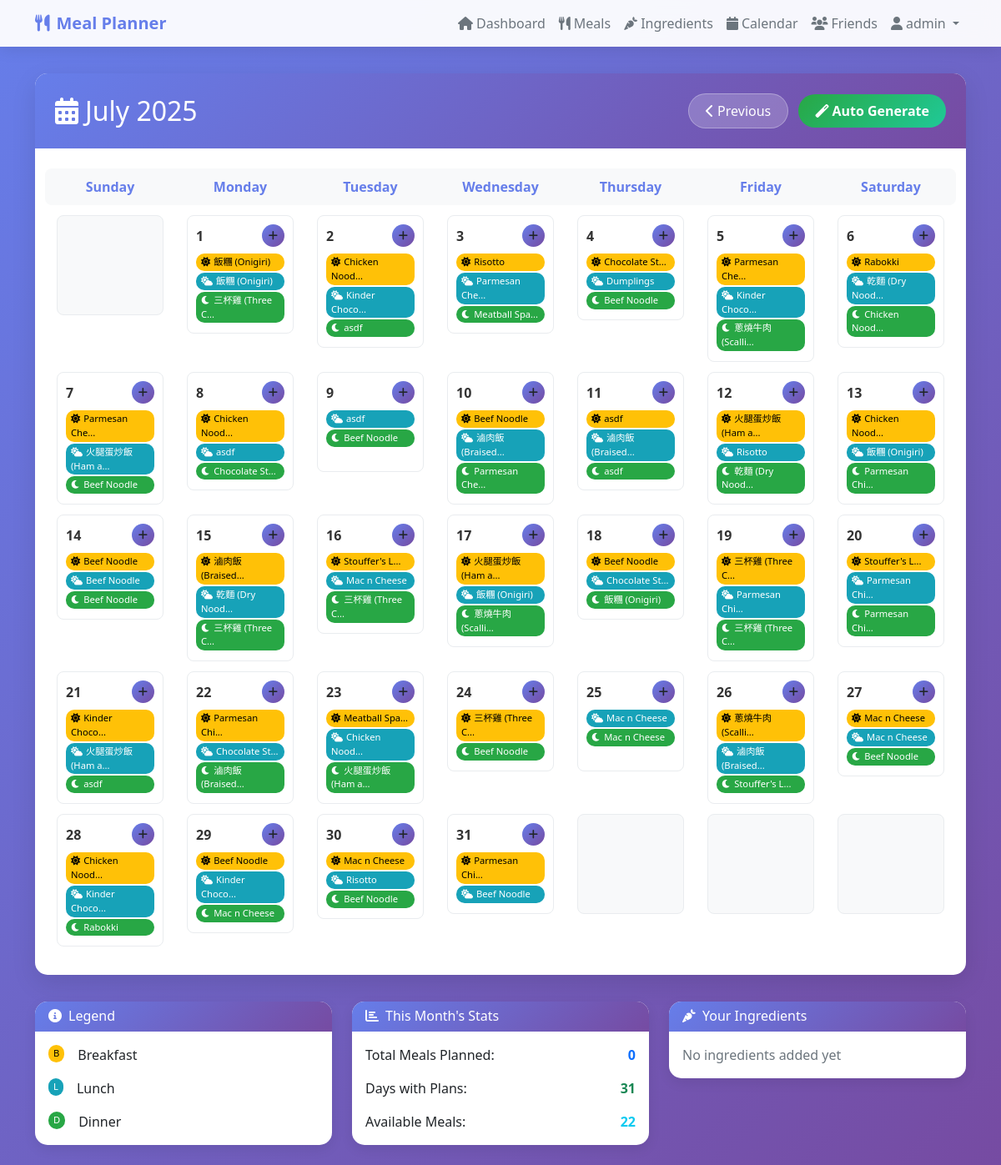
The app's page /calendar (signed in) with its own data.
### tables this page shows
CREATE TABLE meals (
            id INTEGER PRIMARY KEY AUTOINCREMENT,
            name TEXT NOT NULL,
            ingredients TEXT NOT NULL,
            instructions TEXT,
            prep_time INTEGER,
            cook_time INTEGER,
            servings INTEGER,
            category TEXT,
            created_at TIMESTAMP DEFAULT CURRENT_TIMESTAMP
        , user_id INTEGER, is_community BOOLEAN DEFAULT FALSE);

### planner.py (the view)
    def decorated_function(*args, **kwargs):
        if 'user_id' not in session:
            return redirect(url_for('login'))
        return f(*args, **kwargs)

### planner.py (called while the page is built)
def login_required(f):
    def decorated_function(*args, **kwargs):
        if 'user_id' not in session:
            return redirect(url_for('login'))
        return f(*args, **kwargs)
    decorated_function.__name__ = f.__name__
    return decorated_function

### templates/calendar.html (shortened to what this page needs)
<!DOCTYPE html>
<html lang="en">
<head>
    <link href="https://cdn.jsdelivr.net/npm/bootstrap@5.1.3/dist/css/bootstrap.min.css" rel="stylesheet">
    <link href="https://cdnjs.cloudflare.com/ajax/libs/font-awesome/6.0.0/css/all.min.css" rel="stylesheet">
</head>
<body>
    <nav class="navbar navbar-expand-lg navbar-light">
        <div class="container">
            <a class="navbar-brand" href="{{ url_for('dashboard') }}">
                <i class="fas fa-utensils me-2"></i>Meal Planner
            </a>
            <div class="collapse navbar-collapse" id="navbarNav">
                <ul class="navbar-nav ms-auto">
                    <li class="nav-item">
                        <a class="nav-link" href="{{ url_for('dashboard') }}">
                            <i class="fas fa-home me-1"></i>Dashboard
                        </a>
                    </li>
                    <li class="nav-item">
                        <a class="nav-link" href="{{ url_for('meals') }}">
                            <i class="fas fa-utensils me-1"></i>Meals
                        </a>
                    </li>
                    <li class="nav-item">
                        <a class="nav-link" href="{{ url_for('ingredients') }}">
                            <i class="fas fa-carrot me-1"></i>Ingredients
                        </a>
                    </li>
                    <li class="nav-item">
                        <a class="nav-link active" href="{{ url_for('calendar_view') }}">
                            <i class="fas fa-calendar me-1"></i>Calendar
                        </a>
                    </li>
                    <li class="nav-item">
                        <a class="nav-link" href="{{ url_for('friends') }}">
                            <i class="fas fa-users me-1"></i>Friends
                        </a>
                    </li>
                    <li class="nav-item dropdown">
                        <a class="nav-link dropdown-toggle" href="#" id="navbarDropdown" role="button" data-bs-toggle="dropdown">
                            <i class="fas fa-user me-1"></i>{{ session.username }}
                        </a>
                    </li>
                </ul>
            </div>
        </div>
    </nav>
    <div class="container">
        <div class="main-content">
            <div class="calendar-header">
                <div class="d-flex justify-content-between align-items-center">
                    <h2 class="mb-0">
                        <i class="fas fa-calendar-alt me-2"></i>{{ month_name }} {{ year }}
                    </h2>
                    <div>
                        <button class="btn btn-nav me-2" onclick="previousMonth()">
                            <i class="fas fa-chevron-left me-1"></i>Previous
                        </button>
                        <button class="btn btn-auto-generate" onclick="autoGeneratePlan()">
                            <i class="fas fa-magic me-1"></i>Auto Generate
                        </button>
                    </div>
                </div>
            </div>
            <div class="calendar-grid">
                <div class="row calendar-weekdays text-center">
                    <div class="col">Sunday</div>
                    <div class="col">Monday</div>
                    <div class="col">Tuesday</div>
                    <div class="col">Wednesday</div>
                    <div class="col">Thursday</div>
                    <div class="col">Friday</div>
                    <div class="col">Saturday</div>
                </div>
                {% for week in calendar %}
                <div class="row mb-2">
                    {% for day in week %}
                    <div class="col">
                        {% if day != 0 %}
                        <div class="calendar-day" onclick="viewDayDetails('{{ year }}-{{ '%02d'|format(month) }}-{{ '%02d'|format(day) }}')" style="cursor: pointer;">
                            <div class="calendar-day-header">
                                <span class="day-number">{{ day }}</span>
                                <button class="btn btn-add-meal" onclick="event.stopPropagation(); openMealPlanModal('{{ year }}-{{ '%02d'|format(month) }}-{{ '%02d'|format(day) }}')" title="Add Meal">
                                    <i class="fas fa-plus"></i>
                                </button>
                            </div>
                            {% set date_str = year|string + '-' + '%02d'|format(month) + '-' + '%02d'|format(day) %}
                            {% if date_str in meal_plan %}
                            <div class="meal-plans">
                                {% if 'breakfast' in meal_plan[date_str] %}
                                <span class="meal-badge breakfast">
                                    <i class="fas fa-sun me-1"></i>{{ meal_plan[date_str]['breakfast'][:12] }}{% if meal_plan[date_str]['breakfast']|length > 12 %}...{% endif %}
                                </span>
                                {% endif %}
                                {% if 'lunch' in meal_plan[date_str] %}
                                <span class="meal-badge lunch">
                                    <i class="fas fa-cloud-sun me-1"></i>{{ meal_plan[date_str]['lunch'][:12] }}{% if meal_plan[date_str]['lunch']|length > 12 %}...{% endif %}
                                </span>
                                {% endif %}
                                {% if 'dinner' in meal_plan[date_str] %}
                                <span class="meal-badge dinner">
                                    <i class="fas fa-moon me-1"></i>{{ meal_plan[date_str]['dinner'][:12] }}{% if meal_plan[date_str]['dinner']|length > 12 %}...{% endif %}
                                </span>
                                {% endif %}
                            </div>
                            {% endif %}
                        </div>
                        {% else %}
                        <div class="calendar-day" style="background-color: #f8f9fa;">
                            <span class="text-muted">&nbsp;</span>
                        </div>
                        {% endif %}
                    </div>
                    {% endfor %}
                </div>
                {% endfor %}
            </div>
        </div>
        <div class="row mt-4">
            <div class="col-md-4 mb-4">
                <div class="card stats-card">
                    <div class="card-header">
                        <h6 class="mb-0"><i class="fas fa-info-circle me-2"></i>Legend</h6>
                    </div>
                    <div class="card-body">
                        <div class="d-flex align-items-center mb-3">
                            <span class="meal-badge breakfast me-3">B</span>
                            <span>Breakfast</span>
                        </div>
                        <div class="d-flex align-items-center mb-3">
                            <span class="meal-badge lunch me-3">L</span>
                            <span>Lunch</span>
                        </div>
                        <div class="d-flex align-items-center">
                            <span class="meal-badge dinner me-3">D</span>
                            <span>Dinner</span>
                        </div>
                    </div>
                </div>
            </div>
            <div class="col-md-4 mb-4">
                <div class="card stats-card">
                    <div class="card-header">
                        <h6 class="mb-0"><i class="fas fa-chart-bar me-2"></i>This Month's Stats</h6>
                    </div>
                    <div class="card-body">
                        {% set total_planned = 0 %}
                        {% for date_str, meals in meal_plan.items() %}
                            {% set total_planned = total_planned + meals|length %}
                        {% endfor %}
                        <div class="d-flex justify-content-between align-items-center mb-3">
                            <span>Total Meals Planned:</span>
                            <span class="fw-bold text-primary">{{ total_planned }}</span>
                        </div>
                        <div class="d-flex justify-content-between align-items-center mb-3">
                            <span>Days with Plans:</span>
                            <span class="fw-bold text-success">{{ meal_plan|length }}</span>
                        </div>
                        <div class="d-flex justify-content-between align-items-center">
                            <span>Available Meals:</span>
                            <span class="fw-bold text-info">{{ meals|length }}</span>
                        </div>
                    </div>
                </div>
            </div>
            <div class="col-md-4 mb-4">
                <div class="card stats-card">
                    <div class="card-header">
                        <h6 class="mb-0"><i class="fas fa-carrot me-2"></i>Your Ingredients</h6>
                    </div>
                    <div class="card-body">
                        {% if ingredients %}
                            <div class="d-flex justify-content-between align-items-center mb-3">
                                <span>Total Ingredients:</span>
                                <span class="fw-bold text-warning">{{ ingredients|length }}</span>
                            </div>
                            <div class="d-flex justify-content-between align-items-center mb-3">
                                <span>Categories:</span>
                                <span class="fw-bold text-info">
                                    {% set categories = ingredients|map(attribute='category')|unique|list %}
                                    {{ categories|length }}
                                </span>
                            </div>
                            <div class="d-flex justify-content-between align-items-center">
                                <span>Expiring Soon:</span>
                                <span class="fw-bold text-danger">
                                    {% set expiring = ingredients|selectattr('expiry_date')|list %}
                                    {{ expiring|length }}
                                </span>
                            </div>
                        {% else %}
                            <p class="text-muted mb-0">No ingredients added yet</p>
                        {% endif %}
                    </div>
                </div>
            </div>
        </div>
    </div>
</body>
</html>

### templates/calendar.html (style rules this page uses)
body { background: linear-gradient(135deg, #667eea 0%, #764ba2 100%); min-height: 100vh; }
.navbar { background: rgba(255, 255, 255, 0.95) !important; backdrop-filter: blur(10px); box-shadow: 0 2px 20px rgba(0, 0, 0, 0.1); }
.navbar-brand { font-weight: 700; color: #667eea !important; }
.nav-link { color: #6c757d !important; font-weight: 500; transition: all 0.3s ease; }
.main-content { background: white; border-radius: 15px; box-shadow: 0 10px 30px rgba(0, 0, 0, 0.1); margin-top: 2rem; margin-bottom: 2rem; }
.calendar-header { background: linear-gradient(135deg, #667eea 0%, #764ba2 100%); color: white; border-radius: 15px 15px 0 0; padding: 1.5rem; }
.calendar-grid { padding: 1.5rem; }
.calendar-day { min-height: 120px; border: 1px solid #e9ecef; padding: 10px; transition: all 0.3s ease; border-radius: 8px; margin: 2px; }
.calendar-day-header { display: flex; justify-content: space-between; align-items: center; margin-bottom: 8px; }
.day-number { font-weight: 600; color: #333; }
.btn-add-meal { background: linear-gradient(135deg, #667eea 0%, #764ba2 100%); border: none; border-radius: 20px; padding: 4px 8px; font-size: 0.8rem; transition: all 0.3s ease; }
.meal-badge { font-size: 0.7rem; padding: 2px 6px; border-radius: 10px; margin-bottom: 2px; display: block; }
.meal-badge.breakfast { background-color: #ffc107; color: #000; }
.meal-badge.lunch { background-color: #17a2b8; color: #fff; }
.meal-badge.dinner { background-color: #28a745; color: #fff; }
.calendar-weekdays { background: #f8f9fa; border-radius: 8px; padding: 10px 0; margin-bottom: 10px; font-weight: 600; color: #667eea; }
.stats-card { border: none; border-radius: 15px; box-shadow: 0 5px 15px rgba(0, 0, 0, 0.08); transition: all 0.3s ease; }
.stats-card .card-header { background: linear-gradient(135deg, #667eea 0%, #764ba2 100%); color: white; border-radius: 15px 15px 0 0 !important; border: none; }
.btn-nav { background: rgba(255, 255, 255, 0.2); border: 1px solid rgba(255, 255, 255, 0.3); color: white; border-radius: 25px; padding: 8px 20px; transition: all 0.3s ease; }
.btn-auto-generate { background: linear-gradient(135deg, #28a745 0%, #20c997 100%); border: none; border-radius: 25px; padding: 8px 20px; color: white; font-weight: 600; transition: all 0.3s ease; }

### records on screen
meals: name "飯糰 (Onigiri)", name "飯糰 (Onigiri)" "飯糰 (Onigiri)" "飯糰 (Onigiri)", name "飯糰 (Onigiri)"
meals: name "三杯雞 (Three C" "三杯雞 (Three C" "三杯雞 (Three C" "三杯雞 (Three C", name "三杯雞 (Three C" "三杯雞 (Three C"
meals: name "Chicken Nood" "Chicken Nood", name "Chicken Nood", name "Chicken Nood"
meals: name "Kinder Choco" "Kinder Choco" "Kinder Choco" "Kinder Choco", name "Kinder Choco"
meals: name "asdf" "asdf" "asdf", name "asdf" "asdf", name "asdf"
meals: name "Risotto", name "Risotto" "Risotto"
meals: name "Parmesan Che", name "Parmesan Che" "Parmesan Che", name "Parmesan Che"
meals: name "Meatball Spa", name "Meatball Spa"
meals: name "Chocolate St", name "Chocolate St", name "Chocolate St" "Chocolate St"
meals: name "Dumplings"
meals: name "Beef Noodle" "Beef Noodle" "Beef Noodle" "Beef Noodle", name "Beef Noodle" "Beef Noodle" "Beef Noodle", name "Beef Noodle" "Beef Noodle"
meals: name "蔥燒牛肉 (Scalli" "蔥燒牛肉 (Scalli", name "蔥燒牛肉 (Scalli"
meals: name "Rabokki", name "Rabokki"
meals: name "乾麵 (Dry Nood" "乾麵 (Dry Nood", name "乾麵 (Dry Nood"
meals: name "火腿蛋炒飯 (Ham a" "火腿蛋炒飯 (Ham a", name "火腿蛋炒飯 (Ham a" "火腿蛋炒飯 (Ham a", name "火腿蛋炒飯 (Ham a"
meals: name "Chicken Nood" "Chicken Nood"
meals: name "Beef Noodle" "Beef Noodle" "Beef Noodle", name "Beef Noodle"
meals: name "滷肉飯 (Braised" "滷肉飯 (Braised" "滷肉飯 (Braised", name "滷肉飯 (Braised", name "滷肉飯 (Braised"
meals: name "Parmesan Chi" "Parmesan Chi", name "Parmesan Chi" "Parmesan Chi", name "Parmesan Chi" "Parmesan Chi"
meals: name "Stouffer's L" "Stouffer's L", name "Stouffer's L"
meals: name "Mac n Cheese", name "Mac n Cheese", name "Mac n Cheese"
meals: name "Mac n Cheese" "Mac n Cheese", name "Mac n Cheese", name "Mac n Cheese"

### other values on screen
{{ session.username }} "admin"
{{ month_name }} "July"
{{ year }} "2025"
{{ day }} "1" "2" "3" "4" "5" "6" "7" "8" "9" "10" "11" "12" "13" "14" "15" "16" "17" "18" "19" "20" "21" "22" "23" "24" "25" "26" "27" "28" "29" "30" "31"
{{ total_planned }} "0"
{{ meal_plan|length }} "31"
{{ meals|length }} "22"
